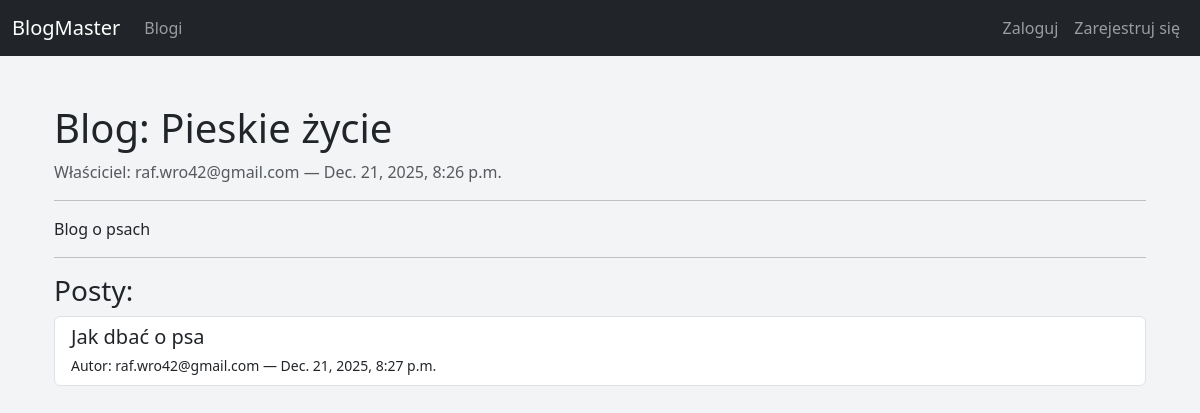
Page /blogs/1/ on the earlier database version.
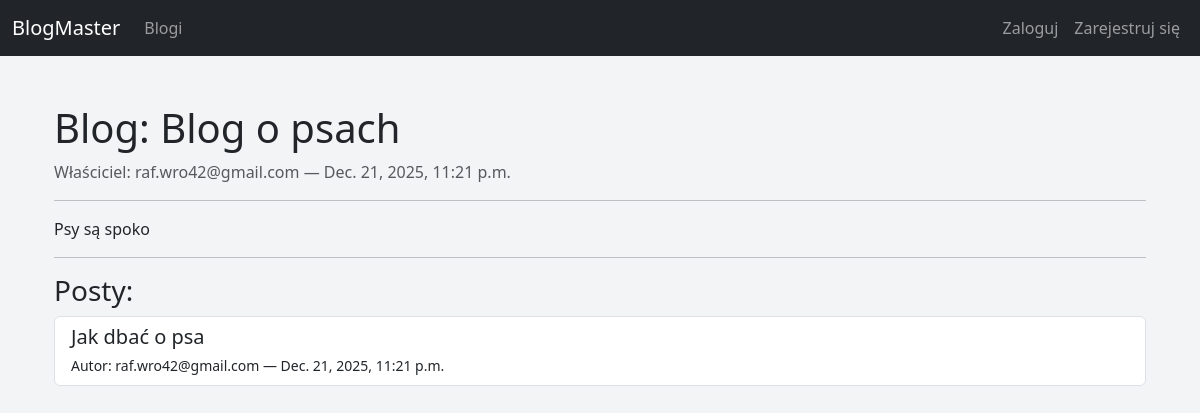
Same page on the later database version.
### blogs/models.py (models this page shows, shortened)
class Blog(models.Model):
    owner = models.ForeignKey(User, on_delete=models.CASCADE, related_name='blogs')
    title = models.CharField(max_length=200)
    description = models.TextField(blank=True)
    created_at = models.DateTimeField(auto_now_add=True)

### posts/models.py (models this page shows, shortened)
class Post(models.Model):
    blog = models.ForeignKey(Blog, on_delete=models.CASCADE, related_name='posts')
    author = models.ForeignKey(User, on_delete=models.SET_NULL, null=True)
    title = models.CharField(max_length=200)
    content = models.TextField()
    created_at = models.DateTimeField(auto_now_add=True)
    updated_at = models.DateTimeField(auto_now=True)
    likes = models.ManyToManyField(User, related_name="liked_posts", blank=True)

### accounts/models.py (models this page shows)
class CustomUser(AbstractBaseUser, PermissionsMixin):
    email = models.EmailField(unique=True)
    date_joined = models.DateTimeField(default=timezone.now)
    is_active = models.BooleanField(default=True)
    is_staff = models.BooleanField(default=False)
    USERNAME_FIELD = "email"
    REQUIRED_FIELDS = []  # nie wymagamy nic więcej przy tworzeniu superusera
    objects = CustomUserManager()
    def __str__(self):
        return self.email

### blogs/views.py (the view)
# urls.py: path('<int:pk>/', views.blog_detail, name='blog_detail'),
def blog_detail(request, pk):
    blog = get_object_or_404(Blog, pk=pk)
    posts = blog.posts.order_by('-created_at')
    return render(request, 'blogs/blog_detail.html', {
        'blog': blog,
        'posts': posts,
    })

### blogs/templates/blogs/blog_detail.html (shortened to what this page needs)
{% extends 'base.html' %}
{% block content %}
<div class="container mt-4">
    <h1>Blog: {{ blog.title }}</h1>
    <p class="text-muted">Właściciel: {{ blog.owner.email }} — {{ blog.created_at }}</p>
    <hr>
    <p>{{ blog.description }}</p>
    <hr>
    <h3>Posty:</h3>
    <div class="list-group">
        {% for post in posts %}
            <a href="{% url 'post_detail' post.pk %}" class="list-group-item list-group-item-action">
                <h5 class="mb-1">{{ post.title }}</h5>
                <small>Autor: {{ post.author }} — {{ post.created_at }}</small>
            </a>
        {% empty %}
            <p>Brak postów w tym blogu.</p>
        {% endfor %}
    </div>
</div>
{% endblock %}

Differences in the rows shown:
changed Blog "Blog o psach": title "Pieskie życie" → "Blog o psach"; created_at "Dec. 21, 2025, 8:26 p.m." → "Dec. 21, 2025, 11:21 p.m."; description "Blog o psach" → "Psy są spoko"
changed Post "Jak dbać o psa": created_at "Dec. 21, 2025, 8:27 p.m." → "Dec. 21, 2025, 11:21 p.m."
